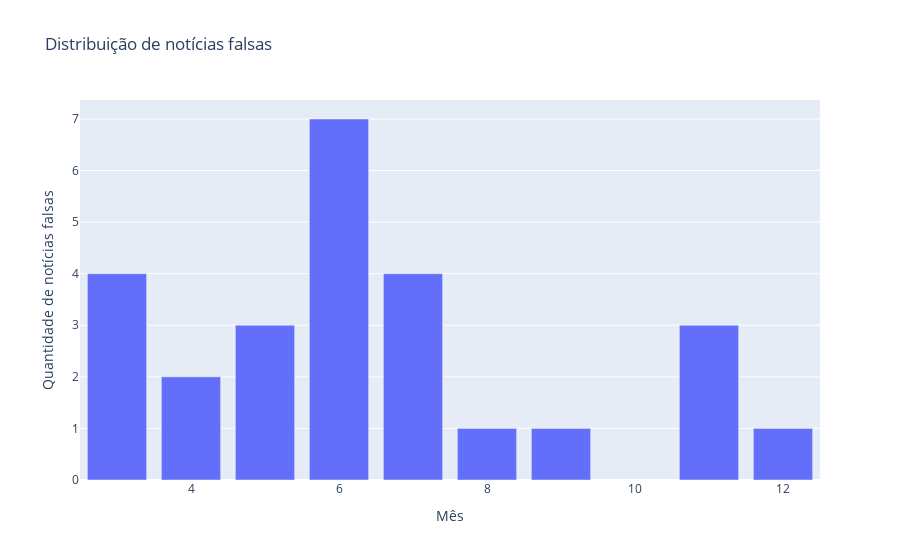

Notebook source saved alongside this figure:
### Code cell
figu.show()

### Figure 1 — Plotly figure (JSON) as saved in the notebook; plotly's stock layout.template omitted (floating-point values rounded to 4 significant figures)
{"data": [{"alignmentgroup": "True", "hovertemplate": "Mês=%{x}<br>Quantidade de notícias falsas=%{y}<extra></extra>", "legendgroup": "", "marker": {"color": "#636efa"}, "name": "", "offsetgroup": "", "orientation": "v", "showlegend": false, "textposition": "auto", "type": "bar", "x": [6, 7, 3, 11, 5, 4, 12, 9, 8], "xaxis": "x", "y": [7, 4, 4, 3, 3, 2, 1, 1, 1], "yaxis": "y"}], "layout": {"barmode": "relative", "legend": {"tracegroupgap": 0}, "title": {"text": "Distribuição de notícias falsas"}, "xaxis": {"anchor": "y", "domain": [0, 1], "title": {"text": "Mês"}}, "yaxis": {"anchor": "x", "domain": [0, 1], "title": {"text": "Quantidade de notícias falsas"}}}}
